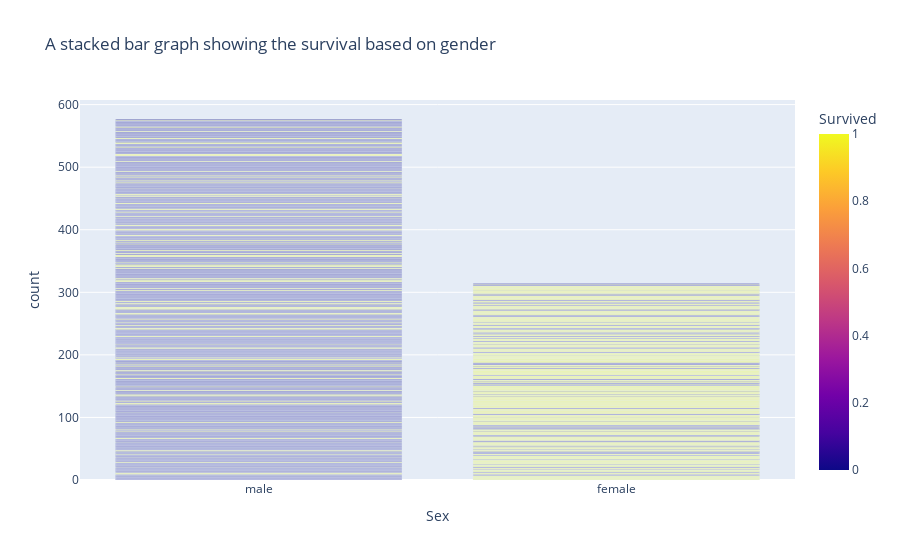

The notebook cell this image was saved under:
### Markdown cell above
Answer 5 : A stacked bar graph showing those who survived and did not survive, based on gender

### Code cell
fig = px.bar( titanic_DS, x = 'Sex' ,  color = 'Survived', barmode='stack', title = 'A stacked bar graph showing the survival based on gender')
fig.show()

### Figure 1 — Plotly figure (JSON) as saved in the notebook; plotly's stock layout.template omitted (floating-point values rounded to 4 significant figures; data arrays with more than 128 entries replaced by an {"elided": "..."} marker saying what was removed)
{"data": [{"alignmentgroup": "True", "hovertemplate": "Sex=%{x}<br>count=%{y}<br>Survived=%{marker.color}<extra></extra>", "legendgroup": "", "marker": {"color": {"elided": "891 int values"}, "coloraxis": "coloraxis", "pattern": {"shape": ""}}, "name": "", "offsetgroup": "", "orientation": "v", "showlegend": false, "textposition": "auto", "type": "bar", "x": {"elided": "891 str values"}, "xaxis": "x", "y": {"elided": "891 int values"}, "yaxis": "y"}], "layout": {"barmode": "stack", "coloraxis": {"colorbar": {"title": {"text": "Survived"}}, "colorscale": [[0, "#0d0887"], [0.1111, "#46039f"], [0.2222, "#7201a8"], [0.3333, "#9c179e"], [0.4444, "#bd3786"], [0.5556, "#d8576b"], [0.6667, "#ed7953"], [0.7778, "#fb9f3a"], [0.8889, "#fdca26"], [1, "#f0f921"]]}, "legend": {"tracegroupgap": 0}, "title": {"text": "A stacked bar graph showing the survival based on gender"}, "xaxis": {"anchor": "y", "domain": [0, 1], "title": {"text": "Sex"}}, "yaxis": {"anchor": "x", "domain": [0, 1], "title": {"text": "count"}}}}
